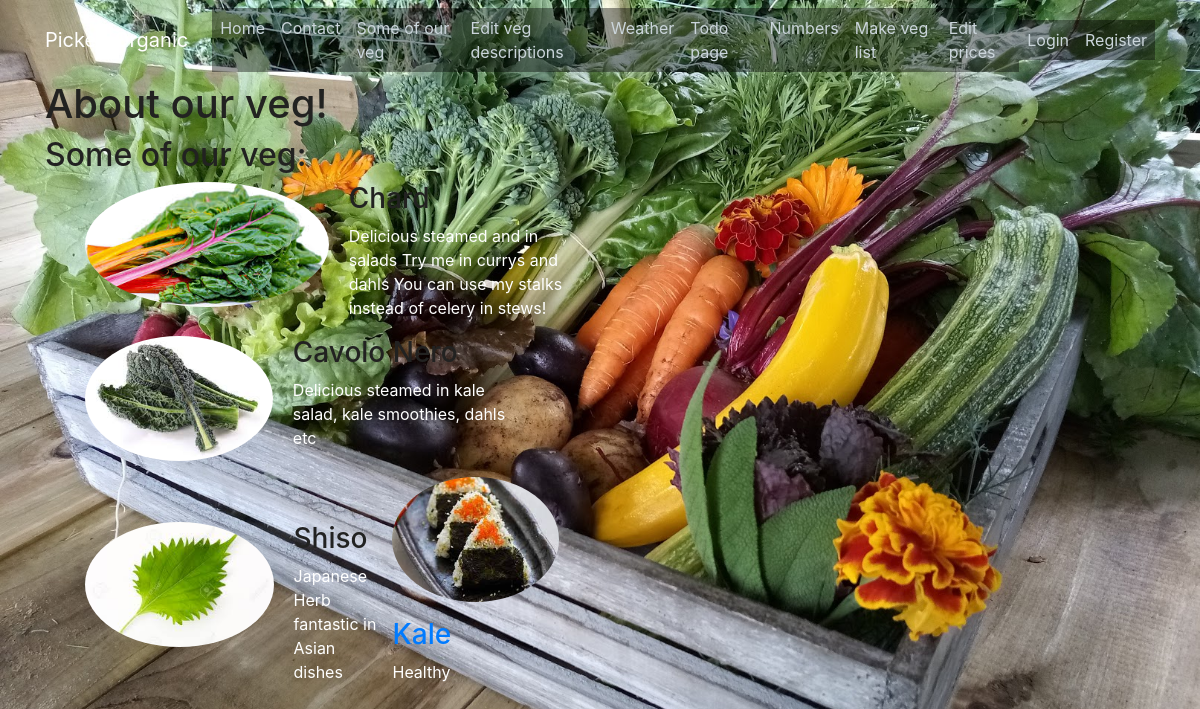
Screenshot of /veg with the database file from the repository.
### market_garden/models.py (models this page shows, shortened)
class Veg_descriptions(db.Model):
    id = db.Column(db.Integer, primary_key=True)
    veg_name = db.Column(db.String(100), nullable=False)
    description = db.Column(db.String(100), nullable=False)
    image_file = db.Column(db.String(20), nullable=False, default='default.jpg')
    author = db.Column(db.String(20), nullable=False, default='')

### market_garden/routes.py (the view)
@app.route("/veg")
def veg():
    veg_img_dict =[
                   {"veg":"chard", "image_file":'static/chard.jpg', "text":"Delicious steamed and in salads\nTry me in currys and dahls\nYou can use my stalks instead of celery in stews!"},
                   {"veg":"cavolo nero", "image_file":'static/kale.jpg', "text":"Delicious steamed in kale salad, kale smoothies, dahls etc"},
                    {"veg":"shiso", "image_file":'static/shiso.jpeg', "text":"Japanese Herb fantastic in Asian dishes"}]
    veg_descriptions = Veg_descriptions.query.all()
    return render_template('veg.html', title='About our veg', veg_img_dict=veg_img_dict, veg_descriptions=veg_descriptions)

### market_garden/templates/veg.html
{% extends 'layout.html' %}
{% block body %}
<div class=content-section">
<h1>About our veg!</h1>
<h2>Some of our veg: </h2>
<ul>
    {% for line in veg_img_dict %}
    <li class="veg-list"><img class="rounded-circle account-img" src="{{ line['image_file'] }}"/><h3>{{ line['veg'].title() }}</h3><p>{{ line['text'] }}</p></li>
    {% endfor %}
    {% for veg in veg_descriptions %}
    <li class="veg-list"><img class="rounded-circle account-img" src="static/{{ veg.image_file }}"/><h3><a class="article-content" href="{{ url_for('veg_update', veg_id=veg.id) }}">{{ veg.veg_name }}</a></h3><p>{{ veg.description }}</p></li>
    {% endfor %}
</ul>
</div>
{% endblock%}

### market_garden/templates/layout.html (shortened to what this page needs)
<!DOCTYPE html>
<html lang="en">
<head>
    <link rel="stylesheet" href="https://stackpath.bootstrapcdn.com/bootstrap/4.3.1/css/bootstrap.min.css">
    <link rel="stylesheet" href="{{ url_for('static', filename='css/main.css')  }}">
</head>
<body>
    <header class="site-header">
          <nav class="navbar navbar-expand-md navbar-dark bg-steel fixed-top">
            <div class="container">
              <a class="navbar-brand mr-4" href="/">Picked Organic</a>
              <div class="collapse navbar-collapse" id="navbarToggle">
                <div class="navbar-nav mr-auto">
                  <a class="nav-item nav-link" href="{{ url_for('index') }}">Home</a>
                    <a class="nav-item nav-link" href="{{ url_for('contact') }}">Contact</a>
                    <a class="nav-item nav-link" href="{{ url_for('veg') }}">Some of our veg</a>
                    <a class="nav-item nav-link" href="{{ url_for('edit_veg') }}">Edit veg descriptions</a>
                    <a class="nav-item nav-link" href="{{ url_for('weather') }}">Weather</a>
                    <a class="nav-item nav-link" href="{{ url_for('todo_page') }}">Todo page</a>
                    <a class="nav-item nav-link" href="{{ url_for('numbers') }}">Numbers</a>
                    <a class="nav-item nav-link" href="{{ url_for('make_veg_list') }}">Make veg list</a>
                    <a class="nav-item nav-link" href="{{ url_for('edit_prices') }}">Edit prices</a>
                </div>
                <div class="navbar-nav">
                    {% if current_user.is_authenticated %}
                        <a class="nav-item nav-link" href="{{ url_for('account') }}">Account</a>
                        <a class="nav-item nav-link" href="{{ url_for('logout') }}">Logout</a>
                    {% else %}
                      <a class="nav-item nav-link" href="{{ url_for('login') }}">Login</a>
                      <a class="nav-item nav-link" href="{{ url_for('register') }}">Register</a>
                    {% endif %}
                </div>
              </div>
            </div>
          </nav>
        </header>
    <main role="main" class="container">
      <div class="row">
        <div class="col-md-6">
          {% block body %}{% endblock %}
        </div>
        </div>
    </main>
</body>
</html>

### market_garden/static/css/main.css (style rules this page uses)
body { background-image: url('background.jpg'); height: 100%; background-position: top; background-repeat: no-repeat; background-size: cover; background-color: #444444; margin-top: 5rem; font-family: sans.serif; color: white; }
h1, h2, h3, h4, h5, h6 { color: #222221; }
header { background: #555555; background-color: rgba(0,0,0, 0.4); }
.site-header .navbar-nav .nav-link { background: #555555; background-color: rgba(0,0,0, 0.4); color: #cbd5db; }
.account-img { height: 125px; float: left; margin-right: 20px; margin-bottom: 16px; }
.veg-list { list-style-type: none; margin-left:0px; padding-left:0px; display: inline-block; }
.veg-list img { float:left; }
.veg-list p, .veg-list h3, { text-align: right; display:inline-block; padding: 0; }

### rows the page displays
Veg_descriptions: image_file (placeholder picture), veg_name "Kale", description "Healthy"

### other values shown
{{ line['veg'].title() }} "Chard" "Cavolo Nero" "Shiso"
{{ line['text'] }} "Delicious steamed and in salads Try me in currys and dahls You can use my stalks instead of celery in stews!" "Delicious steamed in kale salad, kale smoothies, dahls etc" "Japanese Herb fantastic in Asian dishes"
